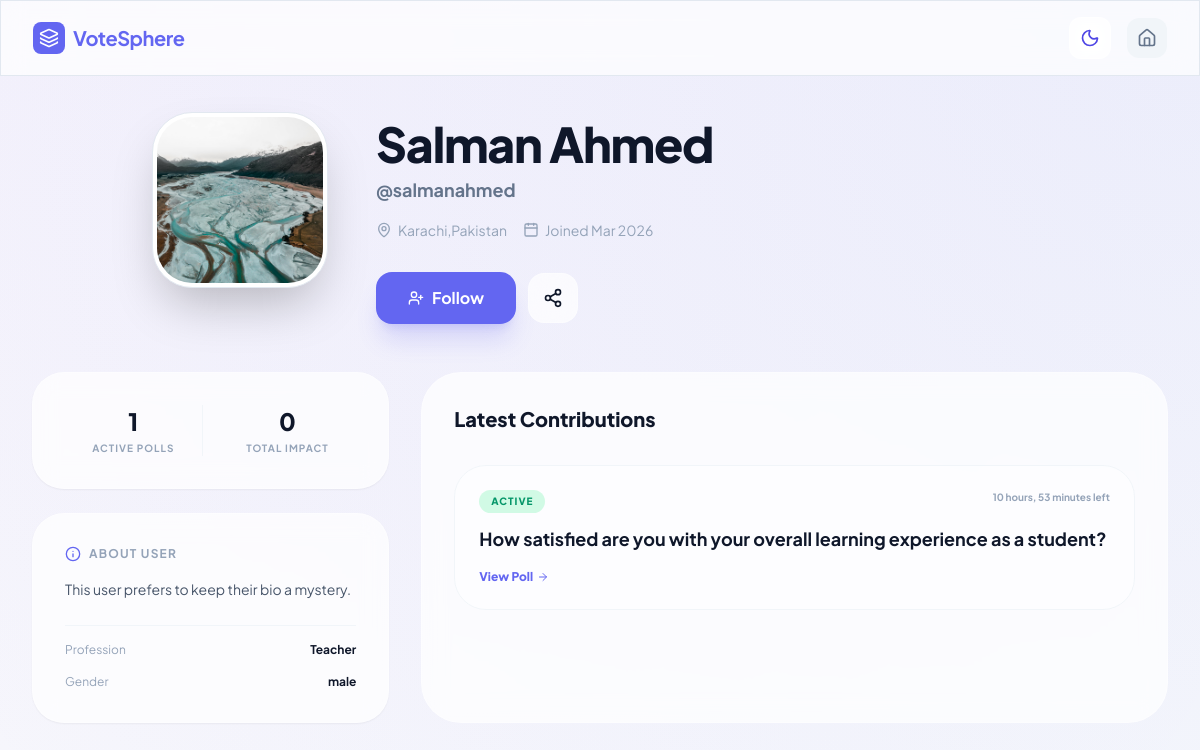
Page /user/user_profile/9 on the committed database.
### users/models.py (models this page shows, shortened)
class UserProfile(models.Model):
    user_id = models.OneToOneField(User,on_delete=models.CASCADE,primary_key=True,related_name='profile')
    profile_picture = models.ImageField(
        upload_to='images/profile_pictures/%Y/%m/%d/',
        validators=[FileExtensionValidator(
            allowed_extensions=['jpg','jpeg','png','webp', 'gif'],
            message="Only this image formates are allowed: jpg, jpeg, gif, png, webp.")],
          blank=True, null=True
        )
    bio = models.TextField(blank=True, max_length=300)
    location = models.CharField(max_length=150, blank=True)
    birth_date = models.DateField(blank=True,null=True)
    created_at = models.DateTimeField(auto_now_add=True)
    uploaded_at = models.DateTimeField(auto_now_add=True)

class Ext_User(models.Model):
    user_id = models.OneToOneField(User,on_delete=models.CASCADE,primary_key=True)
    gender = models.CharField(max_length=10)
    profession= models.CharField(max_length=100)

### questonaries/models.py (models this page shows)
class Question(models.Model):
    ques = models.TextField(null=False)
    q_desc = models.TextField(null=True)
    expiry = models.DateTimeField()
    hashtags = models.TextField(null=True)
    img = models.ImageField(
        upload_to='images/Ques_Covers/%Y/%m/%d/',
        validators=[FileExtensionValidator(
            allowed_extensions=['jpg','jpeg','png','webp', 'gif'],
            message="Only this image formates are allowed: jpg, jpeg, gif, png, webp.")],
          blank=True, null=True
        )
    u_id = models.ForeignKey(User,on_delete=models.CASCADE)
    cat_id = models.ForeignKey(Category,on_delete=models.PROTECT)
    created_at= models.DateTimeField(auto_now_add=True)

### users/views.py (the view)
def other_profile_view(req,id):
    try:
        profile = UserProfile.objects.get(user_id=id)
    except UserProfile.DoesNotExist:
        profile = None
    now = timezone.now()
    active_pole = Question.objects.filter(u_id=id, expiry__gt=now)
    t_pole = active_pole.count()
    vote_cast = 0
    for q in active_pole:
        vote_cast += Vote_Click.objects.filter(opt_id__q_id=q.id).count()
    context = {
        'profile': profile,
        'pole': t_pole,
        'votes': vote_cast,
        'active_poles':active_pole,
    }
    return render(req, "users/other_profile.html", context)

### users/Templates/users/other_profile.html (shortened to what this page needs)
<!DOCTYPE html>
<html lang="en" class="scroll-smooth">
<head>
    <script src="https://cdn.tailwindcss.com"></script>
</head>
<body class="bg-[#f8fafc] dark:bg-slate-950 text-slate-900 dark:text-slate-100 transition-colors duration-300 profile-header-gradient min-h-screen">
    <nav class="fixed top-0 w-full z-40 glass border-b border-slate-200 dark:border-slate-800 px-4 md:px-8 py-4 flex justify-between items-center">
        <a href="{% url 'home' %}" class="flex items-center gap-2 font-bold text-lg md:text-xl tracking-tight text-primary">
            <div class="w-8 h-8 bg-primary rounded-lg flex items-center justify-center text-white">
                <i data-lucide="layers" class="w-5 h-5"></i>
            </div>
            <span>VoteSphere</span>
        </a>
        <div class="flex items-center gap-4">
            <button id="theme-toggle" class="p-2.5 rounded-xl glass hover:scale-105 transition-transform">
                <i data-lucide="moon" class="w-5 h-5 dark:hidden text-indigo-600"></i>
            </button>
            <a href="{% url 'feeds' %}" class="p-2.5 rounded-xl bg-slate-100 dark:bg-slate-800 text-slate-500">
                <i data-lucide="home" class="w-5 h-5"></i>
            </a>
        </div>
    </nav>
    <main class="pt-28 pb-12 px-4 sm:px-6 lg:px-8 max-w-7xl mx-auto">
        <div class="mb-12 flex justify-center">
            <div class="flex flex-col md:flex-row items-center md:items-start gap-8 md:gap-12 w-full max-w-4xl">
                <div class="relative shrink-0 group">
                    <div class="w-32 h-32 sm:w-40 sm:h-40 md:w-44 md:h-44 rounded-[2.5rem] p-1 bg-white dark:bg-slate-900 shadow-2xl border border-slate-200 dark:border-slate-800">
                        <img src="{% if profile.profile_picture %}{{ profile.profile_picture.url }}{% else %}https://api.dicebear.com/7.x/avataaars/svg?seed={{ profile.user_id.username }}{% endif %}"
                             class="w-full h-full object-cover rounded-[2.2rem]">
                    </div>
                </div>
                <div class="flex-1 text-center md:text-left pt-2">
                    <div class="flex flex-col md:flex-row md:items-center gap-3 mb-2">
                        <h1 class="text-3xl md:text-5xl font-black text-slate-900 dark:text-white tracking-tight">
                            {{ profile.user_id.first_name }} {{ profile.user_id.last_name }}
                        </h1>
                    </div>
                    <p class="text-slate-500 dark:text-slate-400 font-bold text-lg mb-4">@{{ profile.user_id.username }}</p>
                    <div class="flex flex-wrap justify-center md:justify-start gap-4 text-sm text-slate-400 mb-8">
                        <span class="flex items-center gap-1.5"><i data-lucide="map-pin" class="w-4 h-4"></i> {{ profile.location|default:"Global Citizen" }}</span>
                        <span class="flex items-center gap-1.5"><i data-lucide="calendar" class="w-4 h-4"></i> Joined {{ profile.user_id.date_joined|date:"M Y" }}</span>
                    </div>
                    <div class="flex items-center justify-center md:justify-start gap-3">
                        <button class="px-8 py-3.5 bg-primary text-white font-bold rounded-2xl shadow-xl shadow-indigo-500/20 hover:bg-indigo-600 transition-all flex items-center gap-2">
                            <i data-lucide="user-plus" class="w-4 h-4"></i> Follow
                        </button>
                        <button class="p-3.5 glass rounded-2xl hover:bg-white dark:hover:bg-slate-800 transition-colors">
                            <i data-lucide="share-2" class="w-5 h-5"></i>
                        </button>
                    </div>
                </div>
            </div>
        </div>
        <div class="grid grid-cols-1 lg:grid-cols-12 gap-8">
            <div class="lg:col-span-4 space-y-6">
                <div class="glass p-8 rounded-[2rem] shadow-sm grid grid-cols-2 gap-4">
                    <div class="text-center border-r border-slate-100 dark:border-slate-800">
                        <span class="block text-2xl font-black text-slate-900 dark:text-white">{{ pole }}</span>
                        <span class="text-[10px] font-bold text-slate-400 uppercase tracking-widest mt-1 block">Active Polls</span>
                    </div>
                    <div class="text-center">
                        <span class="block text-2xl font-black text-slate-900 dark:text-white">{{ votes }}</span>
                        <span class="text-[10px] font-bold text-slate-400 uppercase tracking-widest mt-1 block">Total Impact</span>
                    </div>
                </div>
                <div class="glass p-8 rounded-[2rem] shadow-sm">
                    <h3 class="text-xs font-bold text-slate-400 uppercase tracking-widest mb-4 flex items-center gap-2">
                        <i data-lucide="info" class="w-4 h-4 text-primary"></i> About User
                    </h3>
                    <p class="text-slate-600 dark:text-slate-400 text-sm leading-relaxed mb-6">
                        {{ profile.bio|default:"This user prefers to keep their bio a mystery." }}
                    </p>
                    <div class="space-y-4 pt-4 border-t border-slate-100 dark:border-slate-800">
                        <div class="flex items-center justify-between text-xs">
                            <span class="text-slate-400">Profession</span>
                            <span class="font-bold">{{ profile.user_id.ext_user.profession|default:"Enthusiast" }}</span>
                        </div>
                        <div class="flex items-center justify-between text-xs">
                            <span class="text-slate-400">Gender</span>
                            <span class="font-bold">{{ profile.user_id.ext_user.gender|default:"Not specified" }}</span>
                        </div>
                    </div>
                </div>
            </div>
            <div class="lg:col-span-8">
                <div class="glass rounded-[2.5rem] p-6 md:p-8 h-full">
                    <h3 class="text-xl font-black text-slate-900 dark:text-white mb-8">Latest Contributions</h3>
                    <div class="space-y-4">
                        {% for q in active_poles %}
                        <div class="p-6 rounded-[2rem] bg-white/40 dark:bg-slate-800/20 border border-slate-100 dark:border-slate-800 hover:border-primary/50 transition-all group">
                            <div class="flex justify-between items-start mb-3">
                                <span class="px-3 py-1 bg-emerald-100 dark:bg-emerald-900/30 text-emerald-600 dark:text-emerald-400 text-[10px] font-black uppercase tracking-widest rounded-full">Active</span>
                                <span class="text-[10px] text-slate-400 font-bold">{{ q.expiry|timeuntil }} left</span>
                            </div>
                            <h4 class="font-bold text-slate-900 dark:text-white group-hover:text-primary transition-colors text-lg mb-4">{{ q.ques }}</h4>
                            <div class="flex items-center gap-4">
                                <a href="{% url 'voting_pole' q.id %}" class="text-xs font-black text-primary flex items-center gap-1">
                                    View Poll <i data-lucide="arrow-right" class="w-3 h-3"></i>
                                </a>
                            </div>
                        </div>
                        {% endfor %}
                    </div>
                </div>
            </div>
        </div>
    </main>
</body>
</html>

### users/Templates/users/other_profile.html (style rules this page uses)
body { font-family: 'Plus Jakarta Sans', sans-serif; -webkit-tap-highlight-color: transparent; }
.glass { background: rgba(255, 255, 255, 0.7); backdrop-filter: blur(12px); -webkit-backdrop-filter: blur(12px); border: 1px solid rgba(255, 255, 255, 0.3); }
.profile-header-gradient { background: radial-gradient(circle at top right, rgba(99, 102, 241, 0.08), transparent), radial-gradient(circle at top left, rgba(168, 85, 247, 0.05), transparent); }

### rows in the picture
UserProfile: profile_picture (picture), user_id.first_name "Salman", user_id.last_name "Ahmed", user_id.username "salmanahmed", location "Karachi,Pakistan", user_id.date_joined "Mar 2026", bio "This user prefers to keep their bio a mystery.", user_id.ext_user.profession "Teacher", user_id.ext_user.gender "male"
Question: expiry "10 hours, 53 minutes", ques "How satisfied are you with your overall learning experience as a student?"

### other values in the picture
{{ pole }} "1"
{{ votes }} "0"
